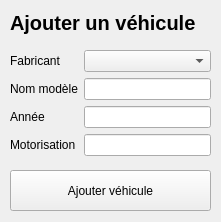
<?xml version="1.0" encoding="UTF-8"?>
<ui version="4.0">
 <class>Form</class>
 <widget class="QWidget" name="Form">
  <property name="geometry">
   <rect>
    <x>0</x>
    <y>0</y>
    <width>221</width>
    <height>222</height>
   </rect>
  </property>
  <property name="minimumSize">
   <size>
    <width>221</width>
    <height>194</height>
   </size>
  </property>
  <property name="windowTitle">
   <string>Véhicule</string>
  </property>
  <widget class="QPushButton" name="pushButton_AjouterVehicule">
   <property name="geometry">
    <rect>
     <x>10</x>
     <y>170</y>
     <width>201</width>
     <height>41</height>
    </rect>
   </property>
   <property name="text">
    <string>Ajouter véhicule</string>
   </property>
  </widget>
  <widget class="QWidget" name="formLayoutWidget">
   <property name="geometry">
    <rect>
     <x>10</x>
     <y>50</y>
     <width>201</width>
     <height>111</height>
    </rect>
   </property>
   <layout class="QFormLayout" name="formLayout_2">
    <item row="0" column="0">
     <widget class="QLabel" name="label_8">
      <property name="text">
       <string>Fabricant</string>
      </property>
     </widget>
    </item>
    <item row="1" column="0">
     <widget class="QLabel" name="label_9">
      <property name="text">
       <string>Nom modèle</string>
      </property>
     </widget>
    </item>
    <item row="1" column="1">
     <widget class="QLineEdit" name="lineEdit_ModelName"/>
    </item>
    <item row="2" column="0">
     <widget class="QLabel" name="label_10">
      <property name="text">
       <string>Année</string>
      </property>
     </widget>
    </item>
    <item row="3" column="0">
     <widget class="QLabel" name="label_11">
      <property name="text">
       <string>Motorisation</string>
      </property>
     </widget>
    </item>
    <item row="3" column="1">
     <widget class="QLineEdit" name="lineEdit_EngineType"/>
    </item>
    <item row="0" column="1">
     <widget class="QComboBox" name="comboBox_Manufacturer"/>
    </item>
    <item row="2" column="1">
     <widget class="QLineEdit" name="lineEdit_Annee"/>
    </item>
   </layout>
  </widget>
  <widget class="QLabel" name="label_12">
   <property name="geometry">
    <rect>
     <x>10</x>
     <y>10</y>
     <width>211</width>
     <height>25</height>
    </rect>
   </property>
   <property name="font">
    <font>
     <pointsize>15</pointsize>
     <weight>75</weight>
     <bold>true</bold>
    </font>
   </property>
   <property name="text">
    <string>Ajouter un véhicule</string>
   </property>
  </widget>
 </widget>
 <resources/>
 <connections/>
</ui>
